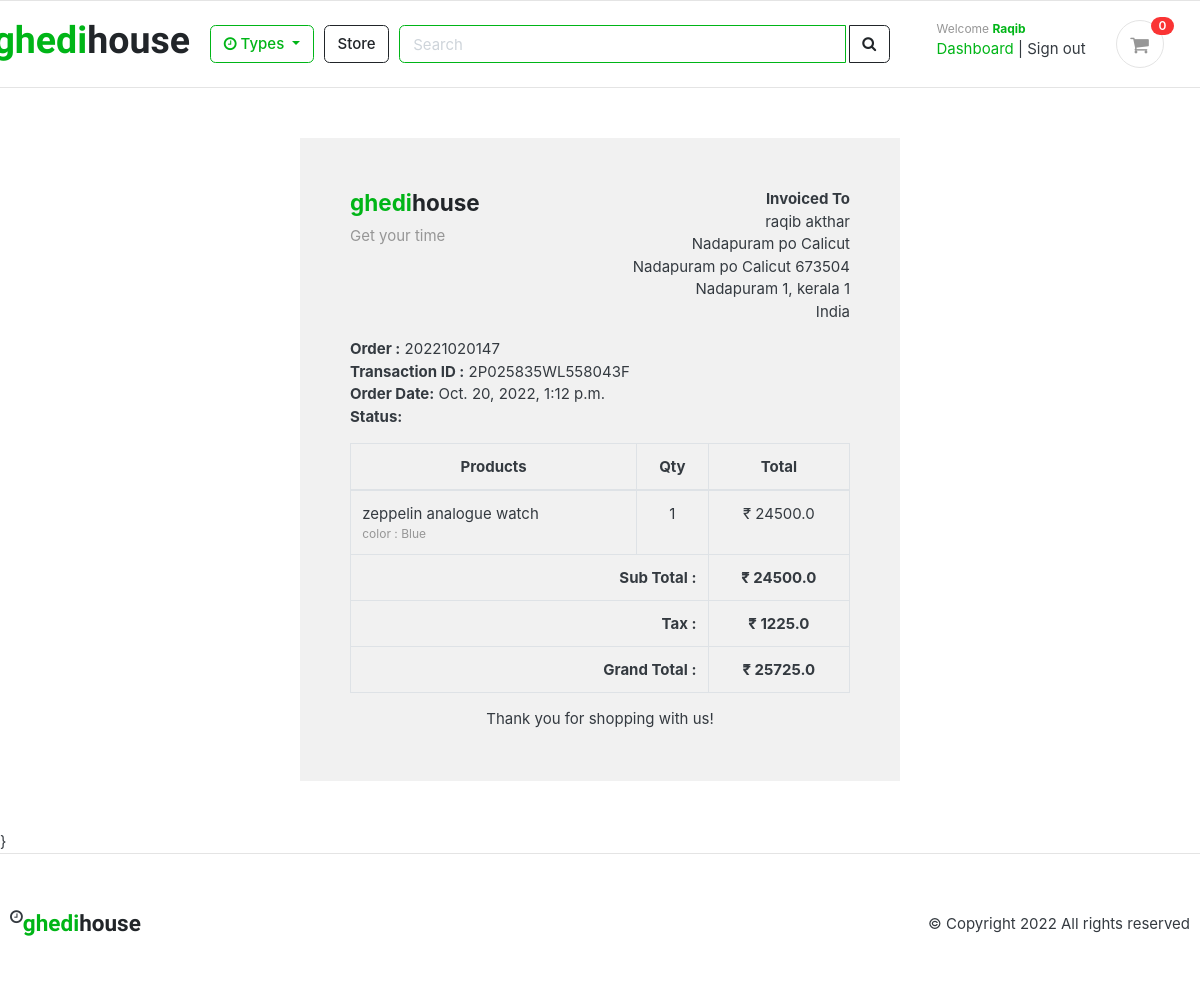
Screenshot of /order_detail/20221020147/ (signed in) with the database file from the repository.
### accounts/models.py (models this page shows, shortened)
class Account(AbstractBaseUser):
    first_name = models.CharField(max_length=25)
    last_name = models.CharField(max_length=25)
    username = models.CharField(max_length=50,unique=True)
    email = models.EmailField(max_length=100,unique=True)
    phone_number = models.CharField(max_length=50)
    date_joined = models.DateTimeField(auto_now_add=True)
    last_login = models.DateTimeField(auto_now_add=True)
    is_admin = models.BooleanField(default=False)
    is_staff = models.BooleanField(default=False)
    is_active = models.BooleanField(default=False)
    is_superadmin = models.BooleanField(default=False)
    USERNAME_FIELD = 'email'
    REQUIRED_FIELDS = ['username','first_name','last_name']
    objects = MyAccountManager()

### orders/models.py (models this page shows, shortened)
class Order(models.Model):
    STATUS=(
        ('Pending','Pending'),
        ('Accepted','Accepted'),
        ('Completed','Completed'),
        ('Cancelled','Cancelled'),
    )
    user = models.ForeignKey(Account, on_delete = models.SET_NULL,null=True)
    payment = models.ForeignKey(Payment,on_delete = models.SET_NULL,blank = True,null=True)
    order_number = models.CharField(max_length=50)
    first_name = models.CharField(max_length=50)
    last_name = models.CharField(max_length=50)
    phone = models.CharField(max_length=15)
    email = models.CharField(max_length=50)
    address_line_1 = models.CharField(max_length=50)
    address_line_2 = models.CharField(max_length=50,blank=True)
    country = models.CharField(max_length=50)
    state = models.CharField(max_length=50)
    city = models.CharField(max_length=50)
    order_total = models.FloatField()
    tax = models.FloatField()
    status = models.CharField(max_length=10,choices=STATUS,default='Pending')
    ip = models.CharField(max_length=50,blank=True)
    is_ordered = models.BooleanField(default=False)
    created_at = models.DateTimeField(auto_now_add = True)
    updated_at = models.DateTimeField(auto_now_add = True)
    def full_address(self):
        return f'{self.address_line_1} {self.address_line_2}'

class Payment(models.Model):
    user = models.ForeignKey(Account, on_delete = models.CASCADE)
    payment_id = models.CharField(max_length = 100)
    payment_method = models.CharField(max_length = 100)
    amount_payed = models.CharField(max_length = 100)
    status = models.CharField(max_length = 100)
    created_at = models.DateTimeField(auto_now_add = True)

class OrderProduct(models.Model):
    order = models.ForeignKey(Order,on_delete= models.CASCADE)
    payment = models.ForeignKey(Payment,on_delete= models.SET_NULL,blank = True,null= True)
    user= models.ForeignKey(Account,on_delete= models.CASCADE)
    product = models.ForeignKey(Product,on_delete= models.CASCADE)
    variations = models.ManyToManyField(Variation,blank=True)
    quantity = models.IntegerField()
    product_price = models.FloatField()
    ordered = models.BooleanField(default=False)
    created_at = models.DateTimeField(auto_now_add = True)
    updated_at = models.DateTimeField(auto_now_add = True)

### store/models.py (models this page shows, shortened)
class Product(models.Model):
    product_name = models.CharField(max_length=200,unique=True)
    slug = models.SlugField(max_length=250,unique=True)
    description = models.TextField(max_length=500,blank=True)
    price = models.IntegerField()
    image = models.ImageField(upload_to='photos/products')
    stock = models.IntegerField()
    is_available = models.BooleanField(default=True)
    category = models.ForeignKey(Category,on_delete=models.CASCADE)
    created_date = models.DateTimeField(auto_now_add=True)
    modified_date = models.DateTimeField(auto_now=True)

class Variation(models.Model):
    product = models.ForeignKey(Product,on_delete=models.CASCADE)
    variation_value = models.CharField(max_length=100)
    is_active = models.BooleanField(default=True)
    created_date = models.DateTimeField(auto_now=True)

### accounts/views.py (the view)
# urls.py: path('order_detail/<int:order_id>/',views.order_detail,name='order_detail'),
@login_required(login_url='login')
def order_detail(request,order_id):
    order_detail = OrderProduct.objects.filter(order__order_number=order_id)
    order = Order.objects.get(order_number=order_id)
    subtotal = 0
    for i in order_detail:
        subtotal += i.product_price * i.quantity
    context = {
        'order_detail':order_detail,
        'order':order,
        'subtotal':subtotal,
    }
    return render(request,'accounts/order_detail.html',context)

### carts/context_processors.py (called while the page is built)
def counter(request):
    cart_count = 0
    if 'admin' in request.path:
        return {}
    else:
        try:
            cart = Cart.objects.filter(cart_id=_cart_id(request))
            if request.user.is_authenticated:
                   cart_items = CartItem.objects.all().filter(user=request.user)
            else:
                cart_items = CartItem.objects.all().filter(cart=cart[:1])
            for cart_item in cart_items:
                cart_count = cart_count + cart_item.quantity
        except Cart.DoesNotExist:
            cart_count = 0
    return dict(cart_count=cart_count)

### carts/views.py (called while the page is built)
def _cart_id(request):
    cart=request.session.session_key
    if not cart:
        cart = request.session.create()
    return cart

### category/context_processors.py (called while the page is built)
def menu_links(request):
    links = Category.objects.all()
    return dict(links=links)

### category/models.py (called while the page is built)
    def get_url(self):
        return reverse('products_by_category',args=[self.slug])

### templates/accounts/order_detail.html
{% extends 'base.html' %}
{% load static %}
{% block content %}
<div class="container" style="margin: 0 auto;width: 50%;padding: 50px;background: #f1f1f1;margin-top: 50px;margin-bottom: 50px;">
    <div class="row invoice row-printable">
        <div class="col-md-12">
            <div class="panel panel-default plain" id="dash_0">
                <div class="panel-body p30">
                    <div class="row">
                        <div class="col-lg-6">
                            <div class="invoice-logo">
                                <h4 class="logo text-success">ghedi<span class="text-dark">house</span></h4>
                                <p class="logo text-muted text-sm">Get your time</p>
                            </div>
                        </div>
                        <div class="col-lg-6">
                            <div class="invoice-from">
                                <ul class="list-unstyled text-right">
                                    <li><strong>Invoiced To</strong></li>
                                    <li>{{order.first_name}} {{order.last_name}}</li>
                                    <li>{{order.full_address}}</li>
                                    <li>{{order.city}}, {{order.state}}</li>
                                    <li>{{order.country}}</li>
                                </ul>
                            </div>
                        </div>
                        <div class="col-lg-12">
                            <div class="invoice-details mt25">
                                <div class="well">
                                    <ul class="list-unstyled mb0">
                                        <li><strong>Order :</strong> {{ order.order_number }}</li>
                                        <li><strong>Transaction ID :</strong> {{ order.payment.payment_id }}</li>
                                        <li><strong>Order Date:</strong> {{  order.created_at }}</li>
                                        <li><strong>Status:</strong> {{order_detail.payment.status}}</li>
                                    </ul>
                                </div>
                            </div>
                            <div class="invoice-items">
                                <div class="table-responsive" style="overflow: hidden; outline: none;" tabindex="0">
                                    <table class="table table-bordered">
                                        <thead>
                                            <tr>
                                                <th class="per70 text-center">Products</th>
                                                <th class="per5 text-center">Qty</th>
                                                <th class="per25 text-center">Total</th>
                                            </tr>
                                        </thead>
                                        <tbody>
                                            {% for item in order_detail %}
                                            <tr>
                                                <td>{{item.product.product_name}}
                                                    <p class="text-muted small">
                                                        color :
                                                        {% if item.variations.all %}
                                                            {% for i in item.variations.all %}
                                                            {{i.variation_value | capfirst}}
                                                            {% endfor %}
                                                        {% endif %}
                                                    </p>
                                                </td>
                                                <td class="text-center">{{item.quantity}}</td>
                                                <td class="text-center">₹ {{item.product_price}}</td>
                                            </tr>
                                            {% endfor %}
                                        </tbody>
                                        <tfoot>
                                            <tr>
                                                <th colspan="2" class="text-right">Sub Total : </th>
                                                <th class="text-center">₹ {{subtotal}}</th>
                                            </tr>
                                            <tr>
                                                <th colspan="2" class="text-right">Tax : </th>
                                                <th class="text-center">₹ {{order.tax}}</th>
                                            </tr>
                                            <tr>
                                                <th colspan="2" class="text-right">Grand Total : </th>
                                                <th class="text-center">₹ {{order.order_total}}</th>
                                            </tr>
                                        </tfoot>
                                    </table>
                                </div>
                            </div>
                            <div class="invoice-footer mt25">
                                <p class="text-center">Thank you for shopping with us!</p>
                            </div>
                        </div>
                    </div>
                </div>
            </div>
        </div>
    </div>
    </div>
{% endblock  %}

### templates/includes/navbar.html (shortened to what this page needs)
{% load static %}
<header class="section-header">
    <section class="header-main border-bottom">
        <div class="container">
    <div class="row align-items-center">
        <div class=" col-lg-2 col-md-3 col-6 container">
               <div class="d-flex justify-content-end"><a href="{% url 'home' %}"style="font-family: 'Stick No Bills', sans-serif;"  ><h1 class="logo text-success">ghedi<span class="text-dark">house</span></h1></a></div>
        </div>
        <div class="col-lg col-sm col-md col-6 flex-grow-0">
            <div class="category-wrap dropdown d-inline-block float-right">
                <button type="button" class="btn btn-outline-success dropdown-toggle" data-toggle="dropdown">
                    <i class="fa fa-clock"></i> Types
                </button>
            </div>
        </div>
        <a href="{% url 'store' %}" class="btn btn-outline-dark">Store</a>
        <div class="col-lg  col-md-6 col-sm-12 col">
            <form action="{% url 'search' %}" class="search" method="GET">
                <div class="input-group w-100">
                    <input type="text" class="form-control border border-success" style="width:60%;" placeholder="Search" name="keyword">
                    <div class="input-group-append">
                      <button class="btn btn-outline-dark ml-1" type="submit">
                        <i class="fa fa-search"></i>
                      </button>
                    </div>
                </div>
            </form>
        </div>
        <div class="col-lg-3 col-sm-6 col-12 d-flex justify-content-center order-2 order-lg-3">
            <div class="d-flex justify-content-end mb-3 mb-lg-0">
              {% if request.user.is_superadmin %}
              <div class="widget-header">
                <small class="title text-muted">Welcome <span style="font-size: 12px !important; font-weight: 700; text-transform: capitalize" class="text-success">{{ request.user.username }}</span></small>
                <div>
                  <a href="{% url 'manager_dashboard' %}" class="text-success">Dashboard</a> <span class="dark-transp"> | </span>
                  <a href="{% url 'manager_logout' %}"> Sign out</a>
                </div>
              </div>
              {% endif %}
              <a href="{% url 'cart' %}" class="widget-header pl-3 ml-3">
                <div class="icon icon-sm rounded-circle border"><i class="fa fa-shopping-cart"></i></div>
                <span class="badge badge-pill badge-danger notify">{{ cart_count }}</span>
              </a>
            </div>
                </div>
    </div>
        </div>
    </section>
    </header>

### static/css/ui.css (style rules this page uses)
html { font-family: "Inter", sans-serif; font-size: 15px; }
.icon-xs, .icon-sm, .icon-md, .icon-lg { display: inline-block; text-align: center; flex-shrink: 0; flex-grow: 0; }
.icon-sm { width: 48px; height: 48px; line-height: 48px !important; font-size: 20px; }
p:last-child { margin-bottom: 0; }
.header-main { position: relative; padding-top: 1rem; padding-bottom: 1rem; }
.widget-header { display: inline-block; vertical-align: middle; position: relative; }
.widget-header a { color: #343a40; }
.widget-header i { color: #969696; }
.widget-header .title { display: block; }
.widget-header .notify { position: absolute; top: -3px; right: -10px; }
[class*=list-] li:after { visibility: hidden; display: block; content: ""; overflow: hidden; height: 0; clear: both; }
.notify { position: absolute; top: -4px; right: -10px; display: inline-block; padding: 0.25em 0.6em; font-size: 12px; line-height: 1; text-align: center; border-radius: 3rem; color: #fff; background-color: #fa3434; }

### rows the page displays
Account: user.username "Raqib"
Order: first_name "raqib", last_name "akthar", full_address "Nadapuram po Calicut Nadapuram po Calicut 673504", city "Nadapuram 1", state "kerala 1", country "India", order_number "20221020147", payment.payment_id "2P025835WL558043F", created_at "Oct. 20, 2022, 1:12 p.m.", tax "1225.0", order_total "25725.0"
OrderProduct: product.product_name "zeppelin analogue watch", quantity "1", product_price "24500.0"
Variation: variation_value "Blue"

### other values shown
{{ cart_count }} "0"
{{ subtotal }} "24500.0"
